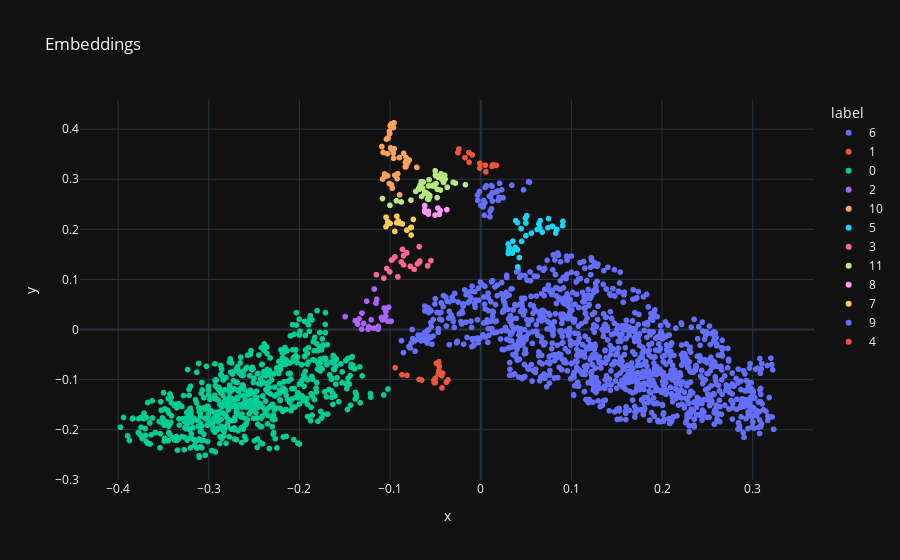

Notebook source saved alongside this figure:
### Code cell
# remove outliers
df_no_outliers = df[df["label"] != "-1"]

# scatter plot
hover_data = {
    "text_short": True,
    "x": False,
    "y": False
}
fig = px.scatter(df_no_outliers, x="x", y="y", template="plotly_dark",
                   title="Embeddings", color="label", hover_data=hover_data)
fig.show()

### Figure 1 — Plotly figure (JSON) as saved in the notebook; plotly's stock layout.template omitted (floating-point values rounded to 4 significant figures; data arrays with more than 128 entries replaced by an {"elided": "..."} marker saying what was removed)
{"data": [{"customdata": {"elided": "1218x1 str values"}, "hovertemplate": "label=6<br>text_short=%{customdata[0]}<extra></extra>", "legendgroup": "6", "marker": {"color": "#636efa", "symbol": "circle"}, "mode": "markers", "name": "6", "showlegend": true, "type": "scattergl", "x": {"elided": "1218 float values"}, "xaxis": "x", "y": {"elided": "1218 float values"}, "yaxis": "y"}, {"customdata": [["Wings on the wheels It #39;s a frustrated commuter #39;s fantasy: lifting your car off a clogged hig"], ["Fossil may fill gap in evolution A 13-million-year-old fossil found in Spain may be that of the last"], ["Decatur resident becomes key figure in space shuttle travel Decatur resident Chris Singer was recent"], ["Watson Declines Post Former major league general manager Bob Watson on Wednesday turns down the chan"], ["MLS to start reserve league in new Adidas deal Major League Soccer plans to start a reserve league f"], ["The Next Giant Leap Buzz Aldrin, the second man to walk on the moon, talks space and the future with"], ["Delta #39;s position still precarious Georgia #39;s homegrown Delta Air Lines has scratched and claw"], ["Ads aim at getting state #39;s wines in more glasses There #39;s a new campaign in the works to get "], ["Isiah seeks to cook up Curry deal The Chicago Bulls are committed to trading Eddy Curry and Isiah Th"], ["String Theory, at 20, Explains It All (or Not) String theorists agree that it has been a long, stran"], ["McDonald #39;s salads break Olympic record US fastfood giant McDonald #39;s says that sales at its t"], ["Jet record marked by Guinness The Guinness Book of Records recognises the world speed record set by "], ["Sinden: Owners in lockstep on lockout Harry Sinden didn't want to say,  quot;I told you so, quot; be"], ["Mad Math: Bending Time With 'Primer' Director Shane Carruth, the director of \"Primer,\" compares his "], ["Trump #39;s Casino Operation Files for Bankruptcy Donald J. Trump #39;s struggling casino operation "], ["Missing Link: Simpson has Milli Vanilli moment Was it the technology? Or her spaced-out band? If you"], ["British Grand Prix given a chance The British Grand Prix got a second chance in 2005, after Formula "], ["Larkin interested in Expos com. Shortstop Barry Larkin has expressed interest in playing for the Was"], ["From a Physicist and New Nobel Winner, Some Food for Thought As reflected in the talks at the Kavli "], ["Formula One stars arrive in Shanghai SHANGHAI (AP-CP) - World champion Michael Schumacher arrived in"]], "hovertemplate": "label=1<br>text_short=%{customdata[0]}<extra></extra>", "legendgroup": "1", "marker": {"color": "#EF553B", "symbol": "circle"}, "mode": "markers", "name": "1", "showlegend": true, "type": "scattergl", "x": [-0.04308, -0.04586, -0.08687, -0.06516, -0.04621, -0.05033, -0.04608, -0.04277, -0.08137, -0.03798, -0.05019, -0.04689, -0.04213, -0.05141, -0.04886, -0.05019, -0.05156, -0.06802, -0.03614, -0.09437], "xaxis": "x", "y": [-0.09216, -0.07358, -0.09032, -0.1008, -0.0643, -0.09765, -0.08189, -0.1165, -0.09133, -0.1053, -0.1049, -0.08869, -0.08688, -0.1059, -0.06737, -0.1061, -0.1016, -0.09951, -0.1006, -0.07613], "yaxis": "y"}, {"customdata": {"elided": "618x1 str values"}, "hovertemplate": "label=0<br>text_short=%{customdata[0]}<extra></extra>", "legendgroup": "0", "marker": {"color": "#00cc96", "symbol": "circle"}, "mode": "markers", "name": "0", "showlegend": true, "type": "scattergl", "x": {"elided": "618 float values"}, "xaxis": "x", "y": {"elided": "618 float values"}, "yaxis": "y"}, {"customdata": [["Kennedys game fury THE family of President John F Kennedy yesterday blasted a video game that lets p"], ["JFK Assassination Game Defended as  #39;Educational #39; A British company has released a video game"], ["Black day for Conrad The hammer finally came down yesterday on Lord Conrad Moffat Black of Crossharb"], ["Immigrant Sends Hope Back Home Successful businessman Here, But He Hasn't Forgotten His Native El Sa"], ["Mount St. Helens a Volcanic 'Ring of Fire' (AP) AP - Three or four times every minute, Mount St. Hel"], ["6 Battlegrounds for Governors The presidential election may be decided along party lines, but in six"], ["Schumer to Drop Governor's Race (AP) AP - Sen. Charles Schumer said Monday he has ruled out a run fo"], ["In Crocodile Evolution, the Bite Came Before the Body The creature, named Junggarsuchus sloani, was "], ["For Mexicans, a Chorus of Patriotism Citizens of Mexico pause to celebrate 150th anniversary of the "], ["N.B. truck driver accused in heist of 50,000 cans of Moosehead beer (Canadian Press) Canadian Press "], ["Body Asymmetry Tied to Aggression If one of your ears is bigger than the other, it may be a sign you"], ["China to fire Haan Arie Haan will be sacked as China national coach following the nation #39;s early"], ["O.D.B., Controversial Rap Artist, Dies at 35 Russell T. Jones, the rap artist known as O.D.B., was a"], ["Fall from Olympus: Athens to Beijing Given the low expectations for success, the International Olymp"], ["Israeli wins country #39;s first Olympic gold Television and radio stations in Israel cut away from "], ["Clijsters rejects reports she will not make Australia Kim Clijsters is still hopeful of making next "], ["Match faith with deeds: Kerry turns the Scriptures on Bush (AFP) AFP - Prodded by political logic, D"], ["No apology from Prince Harry PRINCE Harry will not apologise to a paparazzi photographer with whom h"], ["Passenger #39;s horror tale illustrates the madness at O #39;Hare When you are flying out of Lambert"], ["What a Story Lice Can Tell A spectator with an especially intimate view of human evolution is beginn"], ["Clinton Talking, Taking Liquids NEW YORK - Former President Clinton was alert and talking on Tuesday"], ["Galloway wins libel case Former Labour MP George Galloway has won his libel action against the Teleg"], ["Vote Recount to Settle Doubts? A vote recount in New Hampshire requested by the Nader campaign could"], ["Cheney-Edwards Debate Draws 43.6 Million Viewers (Reuters) Reuters - Nearly 44 million Americans tun"], ["Loss of Georgia Seat for Democrats Could Cost Senate (Reuters) Reuters - Democrats' hopes of retaini"]], "hovertemplate": "label=2<br>text_short=%{customdata[0]}<extra></extra>", "legendgroup": "2", "marker": {"color": "#ab63fa", "symbol": "circle"}, "mode": "markers", "name": "2", "showlegend": true, "type": "scattergl", "x": [-0.1046, -0.1148, -0.1358, -0.1311, -0.1066, -0.1049, -0.113, -0.1496, -0.1385, -0.09891, -0.1016, -0.1096, -0.1209, -0.1084, -0.1292, -0.1236, -0.1175, -0.1259, -0.1314, -0.1243, -0.1156, -0.1183, -0.1026, -0.1133, -0.1343], "xaxis": "x", "y": [0.03623, 0.0603, 0.01087, 0.03269, 0.04285, 0.02675, 0.006368, 0.02573, 0.0176, 0.01673, 0.04447, 0.02405, 0.01959, 0.01918, 0.01225, 0.00541, 0.08073, 0.05657, 0.0009865, 0.0007887, 0.05239, 0.002815, 0.01669, 0.0006809, 0.02108], "yaxis": "y"}, {"customdata": [["Appeals to Blair over UK hostage in Iraq The family of a British hostage captured in Iraq has appeal"], ["U.S. Eases Some Travel Rules for Nepal (AP) AP - The State Department on Tuesday relaxed departure r"], ["Bosnian Serbs apologize for Srebrenica massacre (AFP) AFP - Bosnian Serb authorities apologized for "], ["Police probe Jakarta suicide role At least one suicide bomber was responsible for carrying out Thurs"], ["Bin Laden: U.S. Can Avoid Another Attack (AP) AP - Osama bin Laden, publicly injecting himself into "], ["U.S. Sees Sadr City As Model for Fallujah (AP) AP - Goats nibble on rotting vegetables, barefoot chi"], ["Taliban Say Attack Shows They Can Strike at Will  KABUL (Reuters) - A rocket attack aimed at Kabul's"], ["63 Killed Since Saturday in India Strife GAUHATI, India Oct. 4, 2004 - Sleeping villagers heard men "], ["Bush Mum on Pakistan's Bin Laden Efforts (AP) AP - President Bush offered no criticism Saturday of P"], ["Blasts Hit Baghdad Apartment Buildings (AP) AP - Large explosions shook the center of Iraq's capital"], ["Iraq elections still on target despite security concerns BAGHDAD (AFP) - Iraq #39;s landmark January"], ["Four US soldiers in Abu Ghraib prisoner scandal face pretrial &lt;b&gt;...&lt;/b&gt; Four US soldier"], ["At least 30 killed as suspected car bombs rock Egypt's Red Sea coast (AFP) AFP - Suspected car bombs"], ["Activists: Afghan women no better off (Chicago Tribune) Chicago Tribune - Human-rights organizations"], ["Soldier killed in Iraq convoy crash The bulk of an 850-strong group of British troops are gathering "], ["Pakistan tribal deaths rise to 11 The death toll in a mortar attack on tribesmen in Pakistan's South"], ["Man arrested after 2 killed, 29 hurt in bombing of Pakistani cinema (Canadian Press) Canadian Press "], ["'Zarqawi' call to release hostage A message claiming to be from  Islamic militant Abu Musab al-Zarqa"], ["SADDAM MEETS LAWYER FOR FIRST TIME Saddam Hussein has had his first meeting with a lawyer in prepara"], ["Iraq mortar fire hits US mission A mortar round hits the roof of the US embassy in Baghdad, slightly"], ["Syria: Bomb shows Israel does not want peace DAMASCUS: Syrian Information Minister Mehdi Dakhlallah "], ["Gadhafi Appeals for Freedom of British Hostage in Iraq Libyan President Moammar Gadhafi has appealed"], ["Thai King Urges Premier to Be More Lenient in the Muslim South In a sign of national crisis, Thailan"], ["More than 2,000 people killed in Fallujah : Iraqi official More than 2,000 people were killed so far"], ["Putin: Insurgents hoping to swing US election DUSHANBE, Tajikistan - Russian President Vladimir Puti"], ["9 Found in Apparent Cancun Drug Killings (AP) AP - Police discovered the bodies of nine people, incl"], ["US launches attack on Bigley terrorists American forces in Iraq launched a fresh offensive today aga"], ["DEAF KIDS JOIN RALLY IN BID TO FREE KIDNAPPED AID WORKER MARGARET DEAF children helped by kidnapped "], ["Terrorists execute British hostage in Iraq A British national who was kidnapped along with two Ameri"], ["Germany expels Jordanian allegedly linked to Zarqawi group (AFP) AFP - Germany has expelled a Jordan"], ["Joint Irish-Palestinian appeal for release of kidnapped aid chief (AFP) AFP - A joint appeal for the"], ["Teen accused of making threats about school, possessing weapons A 17-year-old charged with making te"], ["Rebels Attack Governor's Office in Iraqi City (Reuters) Reuters - Rebels attacked the provincial\\gov"], ["Members of Allawi's Family Kidnapped Gunmen kidnapped a first cousin of interim Iraqi Prime Minister"], ["Anger rises as does toll in remote Andaman and Nicobar islands (Reuters) Reuters - Tempers flared ov"], ["Car bomb kills six in Baghdad in latest attack on Iraq #39;s police &lt;b&gt;...&lt;/b&gt; A car bom"], ["A Look at U.S. Military Deaths in Iraq (AP) AP - As of Friday, Oct. 22, 2004, at least 1,104 members"]], "hovertemplate": "label=10<br>text_short=%{customdata[0]}<extra></extra>", "legendgroup": "10", "marker": {"color": "#FFA15A", "symbol": "circle"}, "mode": "markers", "name": "10", "showlegend": true, "type": "scattergl", "x": [-0.09853, -0.07058, -0.08952, -0.09546, -0.09757, -0.09634, -0.1077, -0.0824, -0.09483, -0.09569, -0.08304, -0.08246, -0.1008, -0.07887, -0.0808, -0.08966, -0.1028, -0.08504, -0.1083, -0.09947, -0.1028, -0.104, -0.1061, -0.09646, -0.1022, -0.09226, -0.09159, -0.0833, -0.1091, -0.09611, -0.09993, -0.09852, -0.1032, -0.09857, -0.1008, -0.1005, -0.1058], "xaxis": "x", "y": [0.4104, 0.3237, 0.2688, 0.3609, 0.2821, 0.4031, 0.3535, 0.3432, 0.308, 0.4127, 0.3336, 0.3249, 0.3957, 0.3383, 0.3322, 0.3432, 0.3068, 0.3515, 0.3004, 0.3627, 0.3821, 0.38, 0.3104, 0.3518, 0.382, 0.3011, 0.3111, 0.3246, 0.3652, 0.3418, 0.4068, 0.2887, 0.3509, 0.36, 0.2914, 0.3909, 0.3056], "yaxis": "y"}, {"customdata": [["Bush campaign site inaccessible abroad LONDON -- President Bushs campaign Web site was inaccessible "], ["U.S. Bomb-Grade Plutonium Shipment Arrives in France  CHERBOURG, France (Reuters) - A heavily guarde"], ["Bhutan forbids all tobacco sales A ban on the sale of all tobacco products comes into force in the r"], ["China Invites Moderate Democrats to Meetings -Paper China has invited four newly elected pro-democra"], ["Powell arrives in Beijing for talks Secretary of State Colin Powell arrived Sunday in Beijing for a "], ["IMF failing to agree on debt plan The International Monetary Fund appears to be unable to agree on a"], ["Howard plans regional spy school Australian leader John Howard has put national security back onto t"], ["Post-Kyoto climate talks end on a low UN talks on climate change have ended with few steps forward a"], ["Australian announces cruise missile plan, raising tensions with Jakarta (AFP) AFP - Australia announ"], ["Bush Pledges to Address Weak Dollar, Cites Fed President Bush said on Wednesday a renewed drive to c"], ["The Compassion Deficit \\\\Well said... \\\\\"These powerful and well-funded political Christian fundamen"], ["Russia fund surplus  #39;can help curb debt #39; MOSCOW: Russian Finance Minister Alexei Kudrin said"], ["Germany slams Italy over UN plan Germany has criticised Italy for opposing its campaign for a perman"], ["Bushmeat trade thriving in Kenya The meat from wild animals killed illegally is being sold in Kenya'"], ["Toxic waste ship sinks off Turkey A ship containing toxic power station waste has sunk after being m"], ["Scientists call for UN compromise on cloning Britain #39;s leading scientists today urge the United "], ["Russian Government Approves Kyoto, Sends to Parliament (Reuters) Reuters - Russia's government appro"], ["N.Korea Says Reconsidering Place at Nuclear Talks (Reuters) Reuters - North Korea is seriously recon"], ["Sweden hit by 'Chernobyl cancer' A study suggests more than 800 cancer cases in northern Sweden may "], ["New 'yob' targets to be unveiled Fifty new areas which will get special help in fighting anti-social"], ["Singapore Rejects U.S. Sex Slavery Charges  SINGAPORE (Reuters) - Singapore has questioned a U.S.  g"], ["Oil prices edge higher US oil prices edged higher Monday as Iraq #39;s oil exports continued at more"], ["Feinstein Warns Goss Against CIA Reforms (AP) AP - A Democratic senator warned CIA Director Porter G"], ["Oil Below \\$50 on Nigerian Cease-Fire  LONDON (Reuters) - Oil prices slid from record highs above  \\"], ["Chinese FM discusses boosting links with Yemen (AFP) AFP - Chinese Foreign Minister Li Zhaoxing conc"], ["Bid to Block Naming of  #39;Coup Bankrollers #39; Lawyers today tried to block moves to unveil more "], ["European Union to lift sanctions against United States BRUSSELS (Belgium): The European Union will l"], ["Russia to vote on climate change Russia's lower house of parliament is to vote on ratification of  t"], ["Israel 'worried over world image' A secret Israeli report warns Israel's world image could fall as l"], ["No agreement on missile test draft ISLAMABAD: Pakistan and India failed to agree on the text of the "], ["The Flu Hunters What keeps these scientists up at night is the idea that global politics may prevent"], ["Yukos sale: Russia defies US American courts came into direct conflict with Russia yesterday, after "]], "hovertemplate": "label=5<br>text_short=%{customdata[0]}<extra></extra>", "legendgroup": "5", "marker": {"color": "#19d3f3", "symbol": "circle"}, "mode": "markers", "name": "5", "showlegend": true, "type": "scattergl", "x": [0.03851, 0.04449, 0.04254, 0.09034, 0.0349, 0.0493, 0.06778, 0.04059, 0.05077, 0.03824, 0.06521, 0.07479, 0.05593, 0.09067, 0.03702, 0.06414, 0.07419, 0.06559, 0.03066, 0.04048, 0.03548, 0.07897, 0.04079, 0.08276, 0.03035, 0.0313, 0.04981, 0.04982, 0.04502, 0.0302, 0.06228, 0.08397], "xaxis": "x", "y": [0.2175, 0.2015, 0.1435, 0.2072, 0.1525, 0.2222, 0.1944, 0.213, 0.2272, 0.164, 0.2031, 0.2215, 0.1924, 0.2159, 0.1607, 0.211, 0.2031, 0.2173, 0.1561, 0.1592, 0.1765, 0.2062, 0.125, 0.1925, 0.1518, 0.1635, 0.1871, 0.2126, 0.176, 0.1707, 0.1997, 0.1997], "yaxis": "y"}, {"customdata": [["Greek Orthodox Patriarch Dies With 12 Others in Copter Crash Africa #39;s senior Greek Orthodox lead"], ["Iran test-fires advanced version of Shahab-3 missile TEHRAN (MNA) - Defense Minister Rear Admiral Al"], ["Hunt supporters storm British parliament, but ban moves closer (AFP) AFP - Supporters of fox hunting"], ["Kerry defends Vietnam record, challenges Bush (AFP) AFP - Democratic Senator John Kerry accused Pres"], ["Judge Revokes Mine Permit in Florida (AP) AP - A federal judge Friday revoked a permit to develop a "], ["High profile BJP leader suspended India's main opposition party takes action against senior party me"], ["Atmosphere conducive for talks with Pak: Natwar The atmosphere is conducive for talks between India "], ["Israel's Sharon Lines Up Support for Likud Vote  JERUSALEM (Reuters) - Israeli Prime Minister Ariel "], ["Cambodia set to crown new king PHNOM PENH, Cambodia -- Cambodia is preparing to crown its first new "], ["Englishman arrested for assaulting child Austin police are working with overseas officials to bring "], ["Greek Police Hand Kenteris Crash Report to Prosecutor  ATHENS (Reuters) - Traffic police have handed"], ["Egyptians mummified their dead cats as lovingly as their kin! A recent chemical analysis of preserve"], ["Ukraine shifts focus to polling booth Parliament failed Tuesday to agree on constitutional changes a"], ["Australia, Pakistan set to wage speed war Australia and Pakistan both delayed naming their teams for"], ["In Shift, Putin Says He Will Back Whomever Ukraine Elects Only days after mocking a call for a new p"], ["Ghana a Model for African Elections Urged to wield the power of the thumb, #39; #39; Ghana #39;s peo"], ["Typhoon hits southern Japan Typhoon Meari landed on Japan #39;s southernmost main island of Kyushu o"], ["Africanized Bees May Have Arrived in Okla. (AP) AP - A swarm of bees that attacked a work crew earli"], ["Senior EU official congratulates Karzai on electoral victory European Union (EU) foreign policychief"], ["Mozambique Votes to Elect Successor to Chissano Mozambique used canoes and helicopters to ferry ball"], ["Frantic attempt to stop the train - then utter devastation A suicidal car driver may have caused the"], ["Schwarzenegger meets Koizumi during Japan publicity tour TOKYO Arnold Schwarzenegger is using his tr"]], "hovertemplate": "label=3<br>text_short=%{customdata[0]}<extra></extra>", "legendgroup": "3", "marker": {"color": "#FF6692", "symbol": "circle"}, "mode": "markers", "name": "3", "showlegend": true, "type": "scattergl", "x": [-0.08633, -0.08155, -0.07771, -0.09849, -0.05846, -0.05865, -0.05491, -0.06785, -0.1004, -0.09144, -0.08515, -0.1037, -0.06981, -0.1069, -0.06762, -0.08764, -0.0672, -0.08509, -0.09787, -0.1151, -0.09471, -0.07347], "xaxis": "x", "y": [0.1602, 0.153, 0.1261, 0.1384, 0.1274, 0.127, 0.1376, 0.1654, 0.1151, 0.1052, 0.1472, 0.1218, 0.1311, 0.1025, 0.1344, 0.135, 0.1368, 0.1292, 0.1392, 0.1095, 0.1448, 0.1201], "yaxis": "y"}, {"customdata": [["Typhoon triggers aid from Hawaii Isle Filipinos are mobilizing to help the northern and eastern regi"], ["No decision yet on redeployment of troops in Iraq: Blair (AFP) AFP - Britain has not yet decided whe"], ["Judge Indicts Chile's Ex-Dictator Pinochet (AP) AP - Gen. Augusto Pinochet was indicted Monday for t"], ["3 Egyptian soldiers killed in Israeli error Israeli troops mistook three Egyptian police officers fo"], ["Gaza pullout a tactic ISRAEL #39;S plan to withdraw from Gaza was designed to put the peace process "], ["Yudhoyono visits strife-torn Aceh Indonesia's new president visits Aceh province,  where the army is"], ["Neo-Nazis arrested at Hess march German police detain 110 people at a march to mark the death of Ado"], ["Bosnian Serbs issue apology for massacre BANJA LUKA, Bosnia-Herzegovina -- The Bosnian Serb governme"], ["Karzai pledges new government style In a BBC interactive forum, Afghan interim President Hamid Karza"], ["Iran Hosts Iraqi Official, Eyes Better Relations  TEHRAN (Reuters) - Iraqi Deputy Prime Minister Bar"], ["Tamil Tigers threaten to resume war Sri Lanka #39;s feared Tamil Tiger rebels have threatened to res"], ["Spain: Terror suspect planned devastating attack MADRID, Spain Spanish authorities say the suspected"], ["Amid fears of coalition #39;s unraveling, Hungary says it will delay &lt;b&gt;...&lt;/b&gt; Hungary "], ["Korean Troops Deploy in Iraq, Meet Kurdish (Reuters) Reuters - South Korea's military completed\\depl"], ["Mobs  #39;drive out Ulster families #39; BELFAST: More than 1,200 Northern Ireland families fled the"], ["Terrorism joins weather disruptions as election planning issue (AFP) AFP - Amid fears of a possible "], ["Israel Vows Response to Rocket Fire from Lebanon (Reuters) Reuters - Israel vowed on Tuesday to resp"], ["IDF shoots dead three Palestinians, destroys arms warehouse in &lt;b&gt;...&lt;/b&gt; Israel Defense"], ["Kumaratunga calls LTTE for talks amid boycott by opposition : World News  gt; Colombo, Oct 4 : Sri L"], ["Iraq findings: Plans, but no stockpiles  WASHINGTON -- The draft of a report from the top US inspect"], ["Protesters Seek Resignations After Fire Thousands of Argentines angered over perceived security laps"], ["Hepatitis Outbreak Laid to Water and Sewage Failures A virulent form of hepatitis that is especially"], ["Ukraine President, Assembly Deadlocked Over Poll (Reuters) Reuters - Ukraine's outgoing president an"], ["US marines prepare to storm rebel city AMERICAN marines today blocked all roads around Fallujah as t"], ["Chemical Weapons Lab Disclosed In Fallujah A chemical weapons laboratory has been found in the forme"], ["The birth of modern Arab politics? Forget for the moment the White House spin about Iraq being the p"], ["Zambian leader sacks his deputy Zambia's Vice-President Never Mumba is sacked for making accusations"], ["Arms cache found in six Waziristan caves PESHAWAR, Nov 13: The Pakistan army captured the Shinkay ar"], ["Sharon renews threat to Arafat  quot;We acted against the heads of Hamas ... in a way we found right"], ["Asia ; Indonesian quake kills at least 13, many injured Asia News, JAKARTA - The death toll from a p"], ["Guantanamo Panel Members Face Challenges (AP) AP - Members of a U.S. military commission are being c"], ["Nepal talks hopes KATHMANDU: Nepal #39;s ruling coalition expressed hope yesterday for peace talks t"], ["Najaf truce offer rejected Militia fighters loyal to the radical cleric Moqtada al-Sadr today contin"], ["Stabbing and petrol bombs highlight rise of racism in Ulster Extra police are patrolling in Northern"], ["Charges are reduced for one Abu Ghraib defendant MANNHEIM, Germany Charges were reduced Wednesday ag"], ["UK troops in Iraq start moving north A battle group of British troops began to roll out of southern "], ["Bush lifts economic sanctions on Libya (AFP) AFP - US President George W. Bush removed most economic"], ["British Ex-Guantanamo Detainees Sue Rumsfeld  WASHINGTON (Reuters) - Four British former inmates of "], ["Zarqawi Movement Vows al-Qaida Allegiance BAGHDAD, Iraq - The most feared militant group in Iraq, th"], ["Ivorean head won't 'hinder' peace Ivory Coast's leader vows not to block peace moves in the divided "], ["Witness says suspect was close to hijackers HAMBURG -- A Moroccan being retried on charges he aided "], ["Around the world Israeli forces continued a major operation in the Gaza Strip on Thursday, using tan"], ["Italy defends bouncing refugees straight back ROME: Italy has defended as an  quot;emergency measure"]], "hovertemplate": "label=11<br>text_short=%{customdata[0]}<extra></extra>", "legendgroup": "11", "marker": {"color": "#B6E880", "symbol": "circle"}, "mode": "markers", "name": "11", "showlegend": true, "type": "scattergl", "x": [-0.0564, -0.05031, -0.1084, -0.05743, -0.06161, -0.04451, -0.06329, -0.07702, -0.02799, -0.05424, -0.06836, -0.04934, -0.06177, -0.03699, -0.05852, -0.01693, -0.04692, -0.03045, -0.06425, -0.03932, -0.07166, -0.05993, -0.09303, -0.04107, -0.05237, -0.04284, -0.06524, -0.08772, -0.06559, -0.06689, -0.03982, -0.0562, -0.05773, -0.04783, -0.05795, -0.04393, -0.05704, -0.05206, -0.04996, -0.06763, -0.1002, -0.04808, -0.04985], "xaxis": "x", "y": [0.265, 0.3169, 0.2615, 0.2598, 0.2716, 0.2784, 0.2944, 0.2583, 0.2922, 0.2868, 0.2819, 0.2914, 0.2741, 0.2839, 0.2606, 0.2891, 0.3036, 0.2938, 0.2825, 0.3003, 0.2757, 0.2725, 0.257, 0.2937, 0.2882, 0.2996, 0.2656, 0.2546, 0.2952, 0.2883, 0.3079, 0.2674, 0.2867, 0.2798, 0.2699, 0.3108, 0.2989, 0.2862, 0.3083, 0.2801, 0.2479, 0.2632, 0.307], "yaxis": "y"}, {"customdata": [["Mugabe Expected to Purge More Officials Before Election (Reuters) Reuters - Zimbabwe's President Rob"], ["22 dead afrter ship carrying illegal immigrants capsizes A boat carrying would-be immigrants to Ital"], ["Ba #39;asyir transferred to Cipinang, formal charges expected in days Investigators submitted the ca"], ["8 Dead, 54 Injured in French Auto Pileup At least eight people have been killed and at least 54 othe"], ["Russia shaken by air crash enigma Russia is in mourning for the 89 victims of a mystery double air c"], ["Chirac in London for Entente Cordiale talks Tony Blair is set to hold Entente Cordiale talks with Ja"], ["Murder charges in Gujarat trial Sixteen Hindus are charged with the murder of 12 Muslims in one of t"], ["Nicaragua Says It Will Destroy Missiles (AP) AP - President Enrique Bolanos told U.S. Defense Secret"], ["Army Official Backs Ex-Abu Ghraib Officer The Army's intelligence chief said that he has \"great conf"], ["Chirac urges resumption of Ivory Coast peace talks French President Jacques Chirac has urged all sid"], ["Mandelson denies discussing coup plot Peter Mandelson yesterday denied being involved in discussions"]], "hovertemplate": "label=8<br>text_short=%{customdata[0]}<extra></extra>", "legendgroup": "8", "marker": {"color": "#FF97FF", "symbol": "circle"}, "mode": "markers", "name": "8", "showlegend": true, "type": "scattergl", "x": [-0.03741, -0.06185, -0.05778, -0.04467, -0.05042, -0.04726, -0.04578, -0.06177, -0.05763, -0.06157, -0.04565], "xaxis": "x", "y": [0.2392, 0.2378, 0.2305, 0.2376, 0.2285, 0.2425, 0.2302, 0.2472, 0.2356, 0.2346, 0.2298], "yaxis": "y"}, {"customdata": [["Israeli Forces Seize Control of Parts of North Gaza  GAZA (Reuters) - Israeli forces seized control "], ["2 captors received  #39;big bribe #39; to help Bigley flee LONDON - Two of slain British hostage Ken"], ["Aziz elected Pak PM amid boycott by Oppn President Pervez Musharraf #39;s loyalist Shaukat Aziz was "], ["Car Rams Entrance of Japanese Parliament A car rammed into the entrance gate of Japan #39;s lower ho"], ["In Hinesville, home of the 3rd ID, talk is of Iraq, not the elections (AFP) AFP - In the small US to"], ["Eight dead, 46 injured in French motorway pileup (AFP) AFP - Eight people were killed and 46 injured"], ["U.S. Denies Role in Cuban Exiles' Pardon Bush administration officials denied any role Thursday in t"], ["Sheikh Zayed buried, sadness overwhelms UAE A large funeral was held yesterday afternoon for Sheikh "], ["3,000 Indian Troops Pull Out of Kashmir JAMMU, India, Nov. 20 -- India pulled about 3,000 troops out"], ["Marines Set for Sunni Triangle Battle The U.S. Marines are preparing for a \"decisive\" battle in the "], ["24 dead or missing in typhoon TYPHOON Meari continued to lash Japan with heavy rain today, leaving 1"], ["US jets hit Fallujah ahead of expected offensive; residents report &lt;b&gt;...&lt;/b&gt; US jets po"], ["Indonesian Ex-General Sworn in as President (Reuters) Reuters - Former general Susilo Bambang Yudhoy"], ["Former OAS Chief Under House Arrest in Bribe Probe  SAN JOSE, Costa Rica (Reuters) - A Costa Rican j"], ["'Miracle baby' home raid in Kenya Kenyan police seize 10 children from an evangelist's  home and qui"], ["Palestinian state shelved  #39;with US blessing #39; Ariel Sharon #39;s chief of staff has said the "]], "hovertemplate": "label=7<br>text_short=%{customdata[0]}<extra></extra>", "legendgroup": "7", "marker": {"color": "#FECB52", "symbol": "circle"}, "mode": "markers", "name": "7", "showlegend": true, "type": "scattergl", "x": [-0.09487, -0.07682, -0.09278, -0.07432, -0.08152, -0.1044, -0.1045, -0.08881, -0.09064, -0.0999, -0.1026, -0.09256, -0.07729, -0.07668, -0.08648, -0.1024], "xaxis": "x", "y": [0.1958, 0.1886, 0.2131, 0.2198, 0.1984, 0.2241, 0.2052, 0.2119, 0.2162, 0.2118, 0.2153, 0.2262, 0.2034, 0.204, 0.2109, 0.2118], "yaxis": "y"}, {"customdata": [["Equatorial Guinea suspends coup trial Authorities in Equatorial Guinea suspended indefinitely yester"], ["Don #39;t rush to judge Annan Since the widening controversy over the UN #39;s oil-for-food program "], ["South Korea Hunts Possible Infiltrators (AP) AP - South Korea's military tightened roadblocks and tr"], ["Several Explosions Reported in Spain At least four explosive devices detonated Monday around Spain a"], ["Hamas Hints It Is Open to Deal on Truce, Statehood  RAMALLAH, West Bank (Reuters) - A Hamas leader s"], ["Dutch PM Visits Mosque, Urges Dialogue Dutch Prime Minister Jan Peter Balkenende has visited a mosqu"], ["Iran Answer on Nuke Freeze Falls Short - Diplomat  VIENNA/TEHRAN (Reuters) - Iran failed on Thursday"], ["NATO Set to Downgrade Ukraine Meet -- Diplomats  BRUSSELS (Reuters) - NATO is set to cancel a meetin"], ["Three U.S. Presidents Urge U.S. Relief Aid (Reuters) Reuters - President Bush brought together\\forme"], ["N. Korea talks end; no progress reported BEIJING (Kyodo) Japan pressed North Korea on Sunday to prov"], ["9/11 commissioner: Threat of airplane suicide bombing has &lt;b&gt;...&lt;/b&gt; A member of the 9/1"], ["Rights Group Chides Mexico's Congress on Torture  MEXICO CITY (Reuters) - Human Rights Watch urged M"], ["Blair and Chirac to Hold Downing St Talks Tony Blair and Jacques Chirac will hold talks in London to"], ["Nigeria launches polio vaccination bid Nigeria #39;s president has kicked off a mammoth effort to im"], ["Russia rejects US criticism of strengthened Kremlin power (AFP) AFP - Russia rejected US criticism o"], ["IRAN WOULD NOT ACCEPT LONG-TERM SUSPENSION OF NUCLEAR ACTIVITIES TEHRAN, 28 Oct. (IPS) Ayatollah Ali"], ["Ransom Concern Clouds Return of Italian Hostages (Reuters) Reuters - National joy in Italy at the sa"], ["Oil thirst  #39;makes Middle East crucial #39; SOARING global energy demand will leave the West incr"], ["Bin Laden tape put online A new audiotape purportedly from Osama bin Laden was put on the internet y"], ["UN sends nuclear inspectors to S. Korea SEOUL, South Korea -- The United Nations nuclear watchdog wi"], ["Germany Awaits Spain Extradition Request (AP) AP - German authorities on Saturday said they were awa"], ["Paris set to release Arafat file France says it is ready to release the medical records of late Pale"], ["Iraq's South Oil Co. Headquarters Torched (AP) AP - Shiite militants loyal to radical cleric Muqtada"], ["Man Arrested in UK Tsunami Death Email Probe (Reuters) Reuters - British police said on Sunday they "], ["Spanish raids net 15 Eta suspects Spanish police detain at least 15 suspected members of the armed B"], ["5 blasts rock Madrid gas stations after warning MADRID -- Five small explosive devices detonated yes"], ["Asean abandons move to censure Burma over human rights abuses South-east Asian govern-ments yesterda"], ["NORTH PORT L ots starting Mohamed ElBaradei, right, director general of the Vienna-based Internation"], ["Thousands to be freed from Myanmar jails The military leaders in Myanmar have decided to release abo"], ["Blair Hopeful of Iran, N. Korean Compliance  LONDON (Reuters) - British Prime Minister Tony Blair sa"]], "hovertemplate": "label=9<br>text_short=%{customdata[0]}<extra></extra>", "legendgroup": "9", "marker": {"color": "#636efa", "symbol": "circle"}, "mode": "markers", "name": "9", "showlegend": true, "type": "scattergl", "x": [-0.0036, 0.0246, 0.05377, 0.003287, 0.01012, 0.01185, 0.01023, -0.001346, 0.009549, 0.0001986, 0.01243, 0.05276, 0.002596, 0.02321, 0.004014, -0.003354, 0.01072, 0.04721, 0.01252, 0.01296, 0.0202, 0.01876, 0.03431, 0.004802, 0.0163, 0.004617, 0.006025, 0.02084, 0.01177, 0.01926], "xaxis": "x", "y": [0.2683, 0.2628, 0.294, 0.2575, 0.2251, 0.2412, 0.236, 0.2756, 0.2659, 0.2477, 0.2862, 0.2947, 0.2447, 0.2789, 0.2283, 0.258, 0.265, 0.2788, 0.2726, 0.2565, 0.264, 0.2765, 0.288, 0.2838, 0.2744, 0.2531, 0.2868, 0.292, 0.2875, 0.2579], "yaxis": "y"}, {"customdata": [["Israel Plans Large-Scale Gaza Operation JERUSALEM - Israel's defense minister decided Thursday to la"], ["Judge wants speed on Abu Ghraib evidence A military judge today warned the US government that the sl"], ["U.S. Takes Action Against 2 Foreign Banks (AP) AP - The Treasury Department took action Tuesday agai"], ["Pakistan opposition prepares anti-Musharraf protest (Reuters) Reuters - Pakistani opposition parties"], ["Burundi Army Says Might Enter Congo After Massacre  BUJUMBURA (Reuters) - The Burundi army said on T"], ["EU asks Russia to explain high siege toll The European Union has asked Russia to explain the bloody "], ["Norway Shuts Embassy amid Terror Warning Norway has temporarily closed its embassy in Latvia for sec"], ["Iran rejects IAEA nuclear demands, says ready for confrontation or &lt;b&gt;...&lt;/b&gt; TEHRAN (AF"], ["Thai government drops origami peace bombs Bangkok: The Thai government has begun dropping an estimat"], ["US to withdraw up to 70,000 troops from Europe and Asia: Bush (AFP) AFP - The United States will wit"], ["ISRAELIS ARREST 2 BOMB GALS JERUSALEM - Two Palestinian women planning to carry out homicide bombing"], ["Afghan UN Kidnappers Await Release of 26 Taliban  KABUL (Reuters) - Kidnappers of three U.N. workers"], ["Wanted: a more realistic Myanmar policy It is now more than obvious that developments in Myanmar hav"]], "hovertemplate": "label=4<br>text_short=%{customdata[0]}<extra></extra>", "legendgroup": "4", "marker": {"color": "#EF553B", "symbol": "circle"}, "mode": "markers", "name": "4", "showlegend": true, "type": "scattergl", "x": [0.01335, 0.01246, 0.004942, -0.01285, -0.0009739, -0.01738, -0.01302, 0.01729, -0.009403, 0.005624, -0.02414, -0.02521, -0.001011], "xaxis": "x", "y": [0.329, 0.3255, 0.3278, 0.3338, 0.3317, 0.3431, 0.3533, 0.3275, 0.3485, 0.3149, 0.3603, 0.353, 0.3222], "yaxis": "y"}], "layout": {"legend": {"title": {"text": "label"}, "tracegroupgap": 0}, "title": {"text": "Embeddings"}, "xaxis": {"anchor": "y", "domain": [0, 1], "title": {"text": "x"}}, "yaxis": {"anchor": "x", "domain": [0, 1], "title": {"text": "y"}}}}
